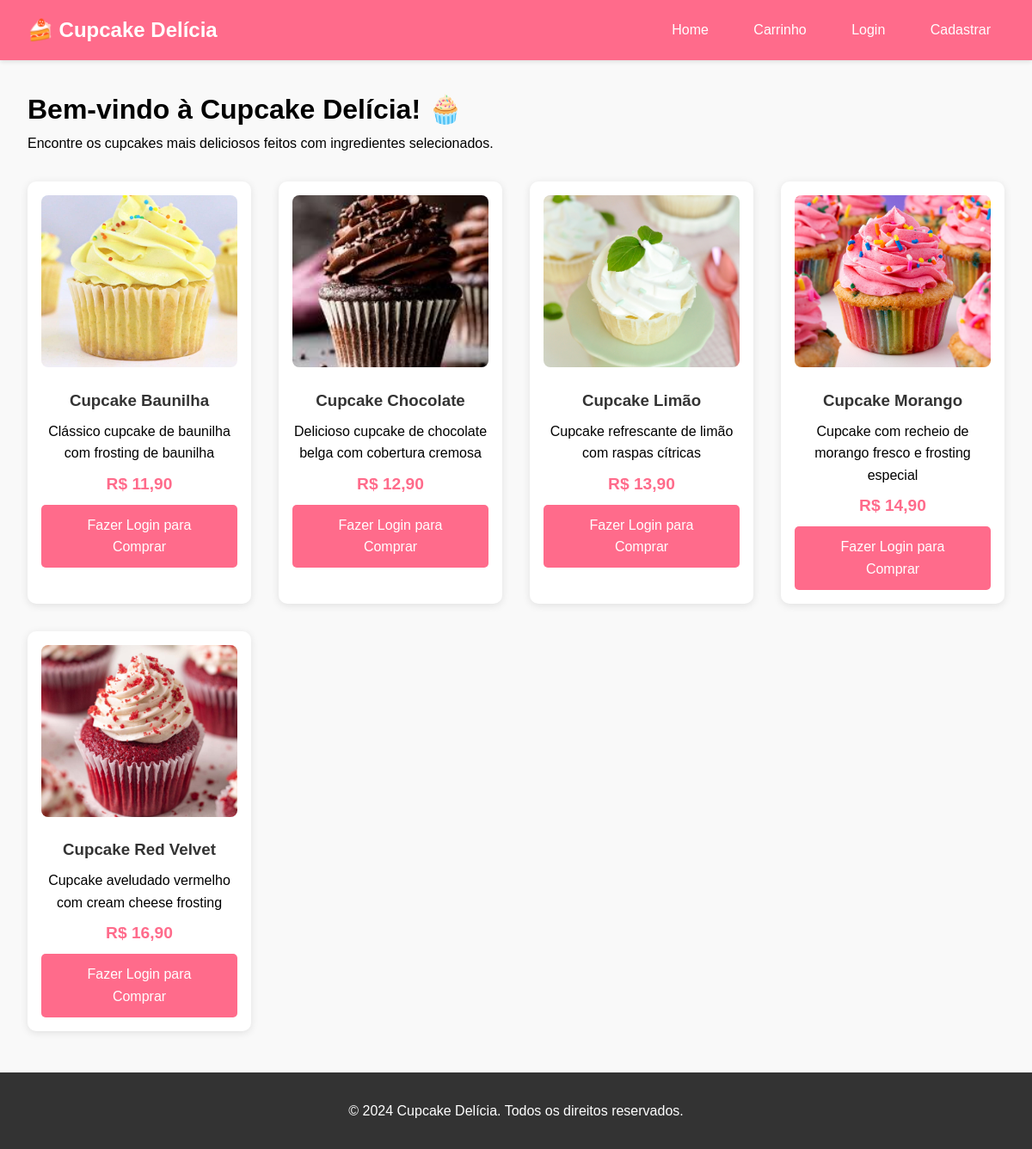
The page / on the database its author committed.
### tables this page shows
CREATE TABLE cupcakes (
    id INT PRIMARY KEY AUTO_INCREMENT,
    nome VARCHAR(100) NOT NULL,
    descricao TEXT,
    preco DECIMAL(10,2) NOT NULL,
    estoque INT DEFAULT 0,
    imagem VARCHAR(255),
    ativo BOOLEAN DEFAULT true,
    data_cadastro TIMESTAMP DEFAULT CURRENT_TIMESTAMP
);

### index.php (the view, shortened to what this page needs)
<?php
$host = "localhost";
$user = "root";
$password = "";
$database = "loja_cupcakes";
$conn = new mysqli($host, $user, $password, $database);
$sql = "SELECT * FROM cupcakes WHERE ativo = 1 AND estoque > 0 ORDER BY nome";
$result = $conn->query($sql);
$cupcakes = [];
if ($result->num_rows > 0) {
    while($row = $result->fetch_assoc()) {
        $cupcakes[] = $row;
    }
}
?>
<!DOCTYPE html>
<html lang="pt-BR">
<head>
    <link rel="stylesheet" href="css/style.css">
</head>
<body>
    <header>
        <nav>
            <div class="logo">🍰 Cupcake Delícia</div>
            <div class="menu">
                <a href="index.php">Home</a>
                <a href="carrinho.php">Carrinho</a>
                <?php if(isset($_SESSION['cliente'])): ?>
                    <span>Olá, <?= $_SESSION['cliente']['nome'] ?></span>
                    <a href="logout.php">Sair</a>
                <?php else: ?>
                    <a href="login.php">Login</a>
                    <a href="cadastro.php">Cadastrar</a>
                <?php endif; ?>
            </div>
        </nav>
    </header>
    <main class="container">
        <h1>Bem-vindo à Cupcake Delícia! 🧁</h1>
        <p>Encontre os cupcakes mais deliciosos feitos com ingredientes selecionados.</p>
        <div class="vitrine">
            <?php foreach($cupcakes as $cupcake): ?>
            <div class="cupcake-card">
                <img src="imagens/<?= $cupcake['imagem'] ?: 'default.jpg' ?>"
                     alt="<?= $cupcake['nome'] ?>"
                     onerror="this.src='imagens/default.jpg'">
                <h3><?= $cupcake['nome'] ?></h3>
                <p><?= $cupcake['descricao'] ?></p>
                <p class="preco">R$ <?= number_format($cupcake['preco'], 2, ',', '.') ?></p>
                <?php if(isset($_SESSION['cliente'])): ?>
                    <form action="adicionar_carrinho.php" method="POST">
                        <input type="hidden" name="cupcake_id" value="<?= $cupcake['id'] ?>">
                        <button type="submit" class="btn">Adicionar ao Carrinho</button>
                    </form>
                <?php else: ?>
                    <a href="login.php" class="btn">Fazer Login para Comprar</a>
                <?php endif; ?>
            </div>
            <?php endforeach; ?>
        </div>
    </main>
    <footer style="text-align: center; padding: 2rem; margin-top: 3rem; background: #333; color: white;">
        <p>&copy; 2024 Cupcake Delícia. Todos os direitos reservados.</p>
    </footer>
</body>
</html>

### css/style.css (style rules this page uses)
* { margin: 0; padding: 0; box-sizing: border-box; }
body { font-family: Arial, sans-serif; line-height: 1.6; background-color: #f9f9f9; }
header { background: #ff6b8b; color: white; padding: 1rem 0; box-shadow: 0 2px 5px rgba(0,0,0,0.1); }
nav { max-width: 1200px; margin: 0 auto; display: flex; justify-content: space-between; align-items: center; padding: 0 2rem; }
.logo { font-size: 1.5rem; font-weight: bold; }
.menu a { color: white; text-decoration: none; margin-left: 1rem; padding: 0.5rem 1rem; border-radius: 5px; transition: background 0.3s; }
.container { max-width: 1200px; margin: 2rem auto; padding: 0 2rem; }
.vitrine { display: grid; grid-template-columns: repeat(auto-fit, minmax(250px, 1fr)); gap: 2rem; margin-top: 2rem; }
.cupcake-card { background: white; border-radius: 10px; padding: 1rem; box-shadow: 0 2px 10px rgba(0,0,0,0.1); text-align: center; transition: transform 0.3s; }
.cupcake-card img { width: 100%; height: 200px; object-fit: cover; border-radius: 8px; margin-bottom: 1rem; }
.cupcake-card h3 { color: #333; margin-bottom: 0.5rem; }
.preco { font-size: 1.2rem; font-weight: bold; color: #ff6b8b; margin: 0.5rem 0; }
.btn { background: #ff6b8b; color: white; border: none; padding: 0.7rem 1.5rem; border-radius: 5px; cursor: pointer; text-decoration: none; display: inline-block; transition: background 0.3s; }

### rows shown on the page
cupcakes: imagem (picture), nome "Cupcake Baunilha", descricao "Clássico cupcake de baunilha com frosting de baunilha", preco "11,90"
cupcakes: imagem (picture), nome "Cupcake Chocolate", descricao "Delicioso cupcake de chocolate belga com cobertura cremosa", preco "12,90"
cupcakes: imagem (picture), nome "Cupcake Limão", descricao "Cupcake refrescante de limão com raspas cítricas", preco "13,90"
cupcakes: imagem (picture), nome "Cupcake Morango", descricao "Cupcake com recheio de morango fresco e frosting especial", preco "14,90"
cupcakes: imagem (picture), nome "Cupcake Red Velvet", descricao "Cupcake aveludado vermelho com cream cheese frosting", preco "16,90"
